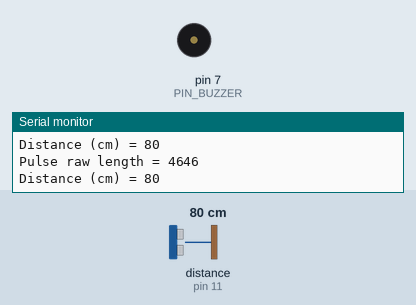
This sketch was run on a simulated Arduino Uno, built with avr-gcc and run on an emulated ATmega328P. Shown: buzzer (waves = sounding, pin HIGH), the last lines printed to the serial monitor. Wiring (inferred from the names in the program): ultrasonic range finder: trigger pin 12; echo pin 11. The inputs (shaded band) are chosen by the test bench; at power-on: distance to the obstacle (sensor on pin 11) 80 cm. The echo pulse lasts 58.3 µs per cm; pins used as bus, display or sensor lines are not drawn.

Above: at 1.3 s.
1.4 s: distance to the obstacle (sensor on pin 11) set to 53 cm
2.9 s: distance to the obstacle (sensor on pin 11) set to 47 cm
At 3.7 s:
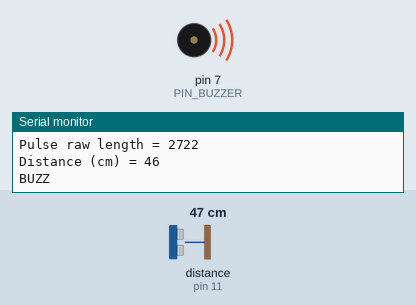
4.5 s: distance to the obstacle (sensor on pin 11) set to 120 cm
At 5.4 s:
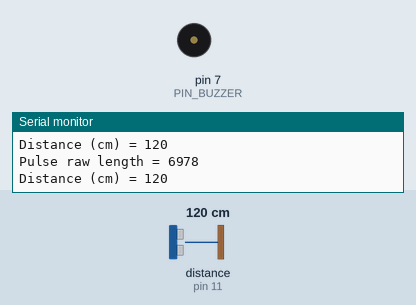
6.0 s: distance to the obstacle (sensor on pin 11) set to 35 cm
At 7.2 s:
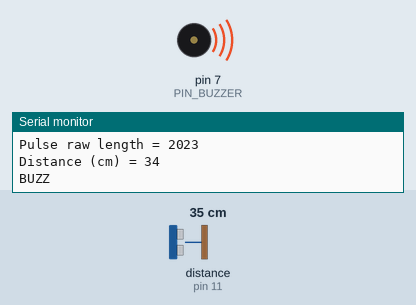
Timing chart, 0 to 8.5 s (numbered marks = the images above; inputs shaded):
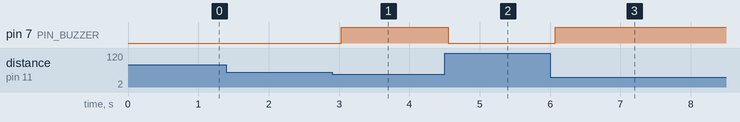

Measured:
- the behaviour switches between 51 and 50 cm on distance to the obstacle (sensor on pin 11) (found by bisection; images 0 and 1)
- after the input at 2.9 s, pin 7 (PIN_BUZZER): LOW → HIGH after 0.13 s
- after the input at 4.5 s, pin 7 (PIN_BUZZER): HIGH → LOW after 0.05 s
- after the input at 6.0 s, pin 7 (PIN_BUZZER): LOW → HIGH after 0.07 s

The sketch:

distance-sensor.ino
```cpp
#define PIN_TRIGGER 12
#define PIN_ECHO 11
#define PIN_BUZZER 7

void setup() {
  Serial.begin(9600);
  pinMode(PIN_TRIGGER, OUTPUT);
  pinMode(PIN_BUZZER, OUTPUT);
  pinMode(PIN_ECHO, INPUT);
  digitalWrite(PIN_BUZZER, LOW);
}

void initialize_measuring() {
  digitalWrite(PIN_TRIGGER, LOW);
  delayMicroseconds(10);
  digitalWrite(PIN_TRIGGER, HIGH);
  delayMicroseconds(10);
  digitalWrite(PIN_TRIGGER, LOW);
}

int measure_distance() {
    const int divisor_for_centimers = 58;
    int pulse_length = pulseIn(PIN_ECHO, HIGH);
    // pulse length corresponds to distance to an abstacle
    // it is actually a time it took for a sound to go to an obstacle and go back to the sensor
    // we divide this time by 58 to get distance in centimeters
    Serial.print("Pulse raw length = ");
    Serial.print(pulse_length);
    Serial.println("");
    return pulse_length / divisor_for_centimers;
}

void loop() {
  initialize_measuring();
  int distance_cm = measure_distance();

  Serial.print("Distance (cm) = ");
  Serial.print(distance_cm);
  Serial.println("");
  if(distance_cm < 50) {
    digitalWrite(PIN_BUZZER, HIGH);
    Serial.println("BUZZ");
  } else {
    digitalWrite(PIN_BUZZER, LOW);
  }
  delay(500);
}
```
